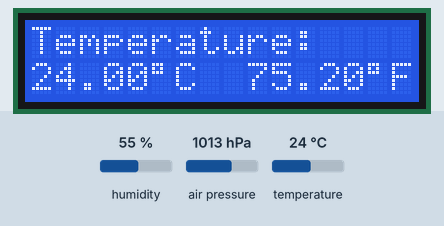
This sketch was run on a simulated Arduino Uno, built with avr-gcc and run on an emulated ATmega328P. Shown: 16×2 character LCD. The test bench sets the inputs (shaded band); at power-on: humidity 55 %, air pressure 1013 hPa, temperature 24 °C. What the sketch prints to the serial monitor is not drawn.

Above: at 1.2 s.
1.3 s: humidity set to 22 %
At 3.7 s:
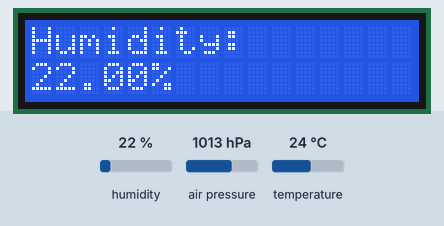
15.3 s: air pressure set to 952 hPa
At 19.0 s:
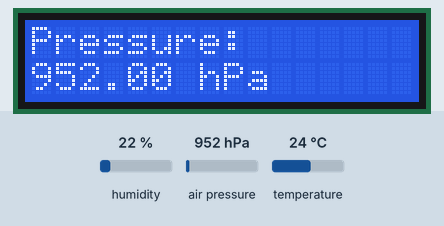
22.7 s: temperature set to 12 °C
At 25.5 s:
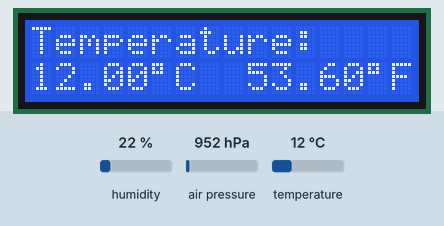
28.7 s: humidity set to 40 %
At 39.6 s:
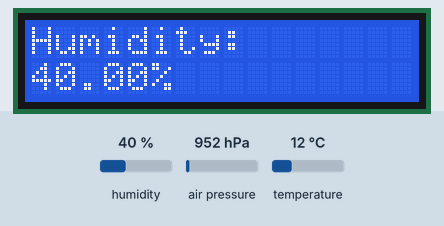
42.7 s: air pressure set to 975 hPa
At 45.9 s:
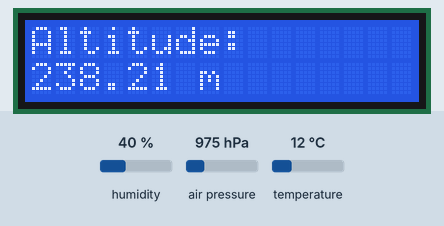
Timing chart, 0 to 47.4 s (numbered marks = the images above; inputs shaded):
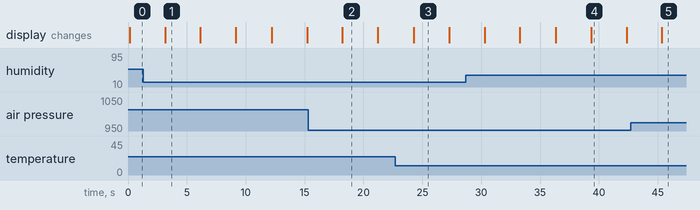

Measured:
- what the display in image 1 shows lasts 3.1 s, from 3.1 s to 6.2 s

The sketch:

BME280_Display.ino
```cpp
// include the library code
#include <LiquidCrystal.h>
#include "Adafruit_BME280.h"

// define the LCD pins
const int RS = 12;
const int EN = 11;
const int D4 = 5;
const int D5 = 4;
const int D6 = 3;
const int D7 = 2;
const float Sea_Level_Pressure = 1003;

// Create an LCD object
LiquidCrystal LCD(RS, EN, D4, D5, D6, D7);
Adafruit_BME280 BME280;

void setup()
{
    // setup LCD and assign rows and clumns
    LCD.begin(16, 2);

    Serial.begin(9600);

    bool status = BME280.begin(0x76);
    Serial.println(BME280.sensorID(), HEX);

    if (!status)
    {
        Serial.println("Sensor error!");
        Serial.println(BME280.sensorID(), HEX);
        while (1)
        {
            delay(1000);
        }
    }
    else
    {
        Serial.println("BME280 Sensor Detected");
        Serial.println();
    }
}

void loop()
{
    // BME280 code
    float temp = BME280.readTemperature();
    Serial.print("    Temp: ");
    Serial.print(temp);
    Serial.println("°C");

    Serial.print("    Temp: ");
    Serial.print(1.8 * temp + 32);
    Serial.println("°F");

    Serial.print("Pressure: ");
    Serial.print(BME280.readPressure() / 100);
    Serial.println(" hPa");

    Serial.print("Altitude: ");
    Serial.print(BME280.readAltitude(Sea_Level_Pressure));
    Serial.println(" m");

    Serial.print("Humidity: ");
    Serial.print(BME280.readHumidity());
    Serial.println("%");

    Serial.println();

    // LCD code
    // TEMPERATURE
    LCD.clear();
    // first line
    LCD.setCursor(0, 0);
    LCD.print("Temperature: ");
    // second line - Celsius
    LCD.setCursor(0, 1);
    LCD.print(temp);
    LCD.write((char)223);
    LCD.print("C  ");
    // fahrenheit
    LCD.print(1.8 * temp + 32);
    LCD.write((char)223);
    LCD.print("F");
    delay(3000);

    // HUMIDITY
    LCD.clear();
    // first line
    LCD.setCursor(0, 0);
    LCD.print("Humidity: ");
    LCD.setCursor(0, 1);
    LCD.print(BME280.readHumidity());
    LCD.print("%");
    delay(3000);

    // PRESSURE hPa
    LCD.clear();
    // first line
    LCD.setCursor(0, 0);
    LCD.print("Pressure: ");
    LCD.setCursor(0, 1);
    LCD.print(BME280.readPressure() / 100);
    LCD.print(" hPa");
    delay(3000);

    // ALTITUDE
    LCD.clear();
    // first line
    LCD.setCursor(0, 0);
    LCD.print("Altitude: ");
    LCD.setCursor(0, 1);
    LCD.print(BME280.readAltitude(Sea_Level_Pressure));
    LCD.print(" m");
    delay(3000);
}
```
